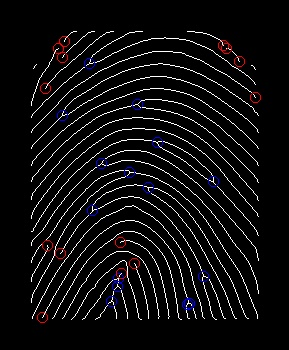
#> input picture extacted_image.jpg, 289 x 350 px; its folder holds only this picture in this run
$ python -i main.py   (imports and definitions only)
#> lines starting #> are read from the running program, lines starting #| are printed output that depends on the picture; after the words box and inside, x2 and y2 are one past the last pixel; in counts of white or black regions, pixels touching at a corner belong together
### FeatureExtraction.py
import numpy as np
from skimage import io
import glob
import random
import imageio
import PIL, cv2
import pandas as pd
import matplotlib.pyplot as plt
from skimage.morphology import convex_hull_image, erosion
from skimage.morphology import square
import matplotlib.image as mpimg
import skimage
import math
from scipy.ndimage.filters import convolve
from PIL import Image,ImageFilter
from skimage.feature import hessian_matrix, hessian_matrix_eigvals


def getTerminationBifurcation(img, mask):
    img = img == 255;
    (rows, cols) = img.shape;
    minutiaeTerm = np.zeros(img.shape);
    minutiaeBif = np.zeros(img.shape);

    for i in range(1, rows - 1):
        for j in range(1, cols - 1):
            if (img[i][j] == 1):
                block = img[i - 1:i + 2, j - 1:j + 2];
                block_val = np.sum(block);
                if (block_val == 2):
                    minutiaeTerm[i, j] = 1;
                elif (block_val == 4):
                    minutiaeBif[i, j] = 1;

    mask = convex_hull_image(mask > 0)
    mask = erosion(mask, square(5))
    minutiaeTerm = np.uint8(mask) * minutiaeTerm
    return (minutiaeTerm, minutiaeBif)

class MinutiaeFeature(object):
    def __init__(self, locX, locY, Orientation, Type):
        self.locX = locX;
        self.locY = locY;
        self.Orientation = Orientation;
        self.Type = Type;

    def __str__(self):
        return ("%d %d %f %s" % (self.locX, self.locY, self.Orientation, self.Type))

def computeAngle(block, minutiaeType):
    angle = 0
    (blkRows, blkCols) = np.shape(block);
    CenterX, CenterY = (blkRows - 1) / 2, (blkCols - 1) / 2
    if (minutiaeType.lower() == 'termination'):
        sumVal = 0;
        for i in range(blkRows):
            for j in range(blkCols):
                if ((i == 0 or i == blkRows - 1 or j == 0 or j == blkCols - 1) and block[i][j] != 0):
                    angle = -math.degrees(math.atan2(i - CenterY, j - CenterX))
                    sumVal += 1
                    if (sumVal > 1):
                        angle = float('nan');
        return (angle)
    elif (minutiaeType.lower() == 'bifurcation'):
        (blkRows, blkCols) = np.shape(block);
        CenterX, CenterY = (blkRows - 1) / 2, (blkCols - 1) / 2
        angle = []
        sumVal = 0;
        for i in range(blkRows):
            for j in range(blkCols):
                if ((i == 0 or i == blkRows - 1 or j == 0 or j == blkCols - 1) and block[i][j] != 0):
                    angle.append(-math.degrees(math.atan2(i - CenterY, j - CenterX)))
                    sumVal += 1
        if (sumVal != 3):
            angle = float('nan')
        return (angle)

def extractMinutiaeFeatures(skel, minutiaeTerm, minutiaeBif):
    FeaturesTerm = []
    orent = []

    minutiaeTerm = skimage.measure.label(minutiaeTerm, connectivity=2);
    RP = skimage.measure.regionprops(minutiaeTerm)

    WindowSize = 2
    FeaturesTerm = []
    for i in RP:
        (row, col) = np.int16(np.round(i['Centroid']))
        block = skel[row - WindowSize:row + WindowSize + 1, col - WindowSize:col + WindowSize + 1]
        angle = computeAngle(block, 'Termination')
        orent.append(angle)
        FeaturesTerm.append(MinutiaeFeature(row, col, angle, 'Termination'))

    FeaturesBif = []
    minutiaeBif = skimage.measure.label(minutiaeBif, connectivity=2);
    RP = skimage.measure.regionprops(minutiaeBif)
    WindowSize = 1
    for i in RP:
        (row, col) = np.int16(np.round(i['Centroid']))
        block = skel[row - WindowSize:row + WindowSize + 1, col - WindowSize:col + WindowSize + 1]
        angle = computeAngle(block, 'Bifurcation')
        orent.append(angle)
        FeaturesBif.append(MinutiaeFeature(row, col, angle, 'Bifurcation'))

    return (FeaturesTerm, FeaturesBif)


def ShowResults(skel, TermLabel, BifLabel):
    minutiaeBif = TermLabel * 0;
    minutiaeTerm = BifLabel * 0;
    (rows, cols) = skel.shape
    DispImg = np.zeros((rows, cols, 3), np.uint8)
    DispImg[:, :, 0] = skel;
    DispImg[:, :, 1] = skel;
    DispImg[:, :, 2] = skel;

    RP = skimage.measure.regionprops(BifLabel)
    bifCoord = ""
    termCoord = ""
    for idx, i in enumerate(RP):
        (row, col) = np.int16(np.round(i['Centroid']))
        minutiaeBif[row, col] = 1;
        (rr, cc) = skimage.draw.circle_perimeter(row, col, 5);
        skimage.draw.set_color(DispImg, (rr, cc), (255, 0, 0));
        bifCoord += ("x=%d|y=%d|%s||" % (row, col, 'B'))

    RP = skimage.measure.regionprops(TermLabel)
    for idx, i in enumerate(RP):
        (row, col) = np.int16(np.round(i['Centroid']))
        minutiaeTerm[row, col] = 1;
        (rr, cc) = skimage.draw.circle_perimeter(row, col, 5);
        skimage.draw.set_color(DispImg, (rr, cc), (0, 0, 255));
        termCoord += ("x=%d|y=%d|%s||" % (row, col, 'T'))

    # [4 lines of commented-out code are left out]
    return DispImg

### main.py
from functions import Functions
from enhancement import FingerprintImageEnhancer
import FeatureExtraction
import cv2
from PIL import Image, ImageDraw

import numpy as np
from skimage import io
import glob
import random
import imageio
import PIL, cv2
import pandas as pd
import matplotlib.pyplot as plt
from skimage.morphology import convex_hull_image, erosion
from skimage.morphology import square
import matplotlib.image as mpimg
import skimage
import math
from scipy.ndimage.filters import convolve
from PIL import Image,ImageFilter
from skimage.feature import hessian_matrix, hessian_matrix_eigvals

# [13 lines of commented-out code are left out]


def Run(path):
    # Data Binarization
    input_image_path = path
    output_image_path = "finger_after_binarization.jpeg"

    binary_image = Functions.binarize_image(input_image_path)
    cv2.imwrite(output_image_path, binary_image)

    # Resize image
    image_path = "finger_after_binarization.jpeg"  # Replace with the path to your image
    new_width = 200  # Specify the new width of the image
    new_height = 500  # Specify the new height of the image

    Functions.resize_image(image_path, new_width, new_height)

    # # Sharp Crop
    # img = Image.open(r"resized_image.jpg")
    #
    # left = 10
    # top = 40
    # right = 300
    # bottom = 500
    #
    # img_res = img.crop((left, top, right, bottom))
    #
    # # Save the cropped image
    # img_res.save(r"Sharp_cropped_finger.jpg")

    image_path = "resized_image.jpg"  # Replace with the path to your image
    crop_height = 350  # Specify the height of the crop
    oval_width_ratio = 0.9  # Specify the ratio of the oval width to the image width (0.0 to 1.0)

    cropped_image = Functions.crop_top_oval(image_path, crop_height, oval_width_ratio)
    cropped_image.save("Oval_cropped_finger.jpg")  # Replace with the desired path to save the cropped image

    image_enhancer = FingerprintImageEnhancer()         # Create object called image_enhancer
    img = cv2.imread('Oval_cropped_finger.jpg', 0)

    enhanced_img = image_enhancer.enhance(img)     # run image enhancer
    image_enhancer.save_image(enhanced_img, 'Application_enhance.jpg')   # save enhanced image


# -------------------------
def minext(path):
#> called with path = 'extacted_image.jpg'
    print(path)
    enhanced_image = cv2.imread(path, 0)  # Read as grayscale
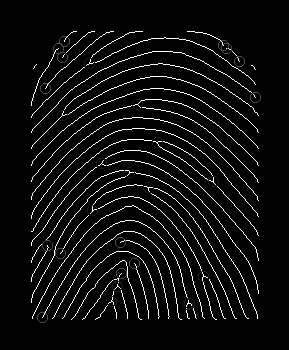
#> enhanced_image: shape (350, 289); min 0, max 255, mean 14.4
    print(enhanced_image)
#> (printed output is left out)
    ret11, img1 = cv2.threshold(enhanced_image, 0, 255, cv2.THRESH_BINARY+cv2.THRESH_OTSU)
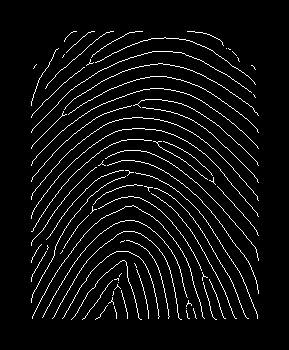
#> img1: shape (350, 289); 5.3% white in thin lines or dots, all inside (x1, y1, x2, y2) = (31, 31, 259, 320)
#> ret11 = 81

    skel1 = skimage.morphology.skeletonize(img1)
    skel1 = np.uint8(skel1)*255;
    mask1 = img1*255;

    (minutiaeTerm1, minutiaeBif1) = FeatureExtraction.getTerminationBifurcation(skel1, mask1);
#> after the loop in getTerminationBifurcation, `for i in range(1, rows - 1):`:
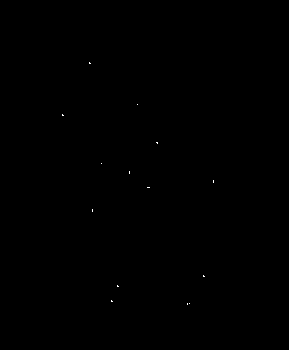
#> minutiaeBif: shape (350, 289) float64; values 0 (black) and 1 (white), 0.03% white in thin lines or dots, all inside (x1, y1, x2, y2) = (62, 62, 214, 305)
#> after the loop in getTerminationBifurcation, `for i in range(1, rows - 1):`:
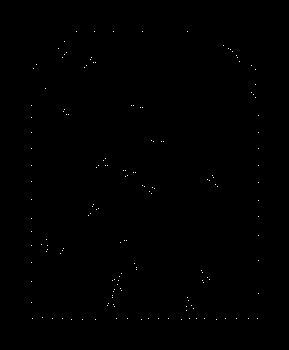
#> minutiaeTerm: shape (350, 289) float64; values 0 (black) and 1 (white), 0.16% white in thin lines or dots, all inside (x1, y1, x2, y2) = (31, 31, 259, 320)
#> in getTerminationBifurcation, `mask = convex_hull_image(mask > 0)`: mask: shape (350, 289) bool; 63.2% white; 1 black region, box (x1, y1, x2, y2) and area: (0, 0, 289, 350) 37218
#> in getTerminationBifurcation, `mask = erosion(mask, square(5))`:
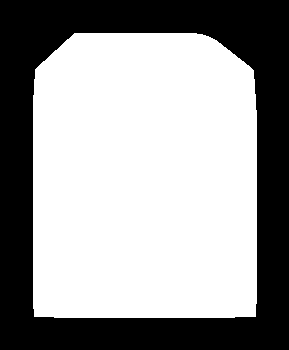
#> mask: shape (350, 289) bool; 61.2% white; 1 black region, box (x1, y1, x2, y2) and area: (0, 0, 289, 350) 39270
#> in getTerminationBifurcation, `minutiaeTerm = np.uint8(mask) * minutiaeTerm`: minutiaeTerm: shape (350, 289) float64; values 0 (black) and 1 (white), 0.1% white in thin lines or dots, all inside (x1, y1, x2, y2) = (41, 48, 256, 311)
    FeaturesTerm1, FeaturesBif1 = FeatureExtraction.extractMinutiaeFeatures(skel1, minutiaeTerm1, minutiaeBif1)
#> in extractMinutiaeFeatures, `minutiaeTerm = skimage.measure.label(minutiaeTerm, connectivity=2);`: minutiaeTerm: shape (350, 289) int64; 101 distinct labels, from 0 to 100
#> in extractMinutiaeFeatures, `RP = skimage.measure.regionprops(minutiaeTerm)`: RP = 100 regions; largest, box (x1, y1, x2, y2) and area: (58, 48, 59, 49) 1, (66, 52, 67, 53) 1, (64, 54, 65, 55) 1, (62, 57, 63, 58) 1, (91, 57, 92, 58) 1
#> the loop in extractMinutiaeFeatures, `for i in RP:` made 100 passes
#> (row, col) on passes 1 to 12: (48, 58), (52, 66), (54, 64), (57, 62), (57, 91), (57, 237), (59, 90), (61, 239), (62, 93), (62, 95), (65, 86), (67, 84)
#> (row, col, angle) on pass 54: (206, 92, 0)
#> in extractMinutiaeFeatures, `minutiaeBif = skimage.measure.label(minutiaeBif, connectivity=2);`: minutiaeBif: shape (350, 289) int64; 15 distinct labels, from 0 to 14
#> the loop in extractMinutiaeFeatures, `for i in RP:` made 14 passes

    BifLabel1 = skimage.measure.label(minutiaeBif1, connectivity=1);
    TermLabel1 = skimage.measure.label(minutiaeTerm1, connectivity=1);
    res1 = FeatureExtraction.ShowResults(skel1, TermLabel1, BifLabel1)
#> in ShowResults, `minutiaeBif = TermLabel * 0;`: minutiaeBif: shape (350, 289) int64; every value is 0
#> the loop in ShowResults, `for idx, i in enumerate(RP):` made 14 passes
#> after the loop in ShowResults, `for idx, i in enumerate(RP):`:
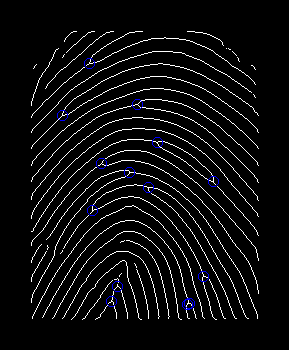
#> DispImg: shape (350, 289, 3); mean of channels 0, 1, 2 14.6, 13.6, 13.6; drawn as B, G, R
#> after the loop in ShowResults, `for idx, i in enumerate(RP):`: minutiaeBif: shape (350, 289) int64; values 0 (black) and 1 (white), 0.01% white in thin lines or dots, all inside (x1, y1, x2, y2) = (62, 63, 214, 305)
#> the loop in ShowResults, `for idx, i in enumerate(RP):` made 100 passes
#> after the loop in ShowResults, `for idx, i in enumerate(RP):`:
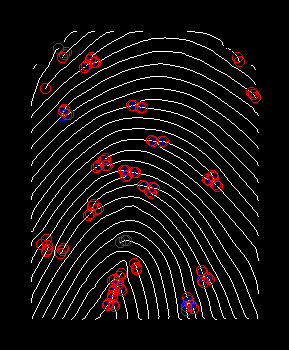
#> DispImg: shape (350, 289, 3); 2.36% of pixels changed, all inside (x1, y1, x2, y2) = (36, 43, 261, 316); drawn as B, G, R
    # res1.save_image(extacted_image, 'extacted_image.jpg')   # save enhanced image
    cv2.imwrite('extracted_image.jpg', res1)


# if __name__ == '__main__':
#     Run("F_L3C.jpg")
#     minext("Application_enhance.jpg")

>>> result = minext('extacted_image.jpg')

$ run again, on Application_enhance.jpg
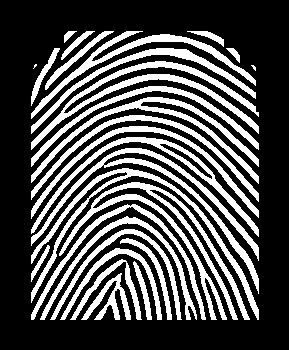
#> input picture Application_enhance.jpg, 289 x 350 px
#> in minext, enhanced_image is the input picture: shape (350, 289); min 0, max 255, mean 79.2
#> (printed output is left out)
#> img1: shape (350, 289); 31% white; 28 white regions (2 under 20 px), largest, box (x1, y1, x2, y2) and area: (59, 182, 250, 320) 3267, (31, 61, 259, 150) 2729, (31, 148, 259, 294) 2694
#> ret11 = 8
#> in extractMinutiaeFeatures, `RP = skimage.measure.regionprops(minutiaeTerm)`: RP = 14 regions; largest, box (x1, y1, x2, y2) and area: (64, 41, 65, 42) 1, (223, 45, 224, 46) 1, (58, 48, 59, 49) 1, (226, 48, 227, 49) 1, (62, 57, 63, 58) 1
#> the loop in extractMinutiaeFeatures, `for i in RP:` made 14 passes
#> (row, col, angle) on passes 1 to 8: (41, 64, 63.43), (45, 223, 116.6), (48, 58, -153.4), (48, 226, 0), (57, 62, 63.43), (61, 239, 116.6), (88, 45, 63.43), (97, 255, 116.6)
#> after the loop in extractMinutiaeFeatures, `for i in RP:`: FeaturesTerm = 14 items; orent = [63.43, 116.6, -153.4, 0, 63.43, 116.6, 63.43, 116.6, 26.57, -63.43, 45, -63.43, -135, 63.43]
#> in extractMinutiaeFeatures, `RP = skimage.measure.regionprops(minutiaeBif)`: RP = 15 regions; largest, box (x1, y1, x2, y2) and area: (89, 62, 91, 64) 3, (62, 114, 64, 116) 3, (156, 142, 158, 144) 3, (129, 171, 130, 174) 3, (213, 180, 214, 183) 3
#> the loop in extractMinutiaeFeatures, `for i in RP:` made 15 passes
#> (row, col, block) on passes 1 to 5: (63, 89, [[0, 255, 0], [0, 255, 255], [255, 0, 0]]), (104, 137, [[0, 0, 255], [255, 255, 0], [0, 0, 255]]), (115, 62, [[0, 255, 0], [0, 255, 255], [255, 0, 0]]), (142, 157, [[0, 0, 255], [255, 255, 0], [0, 255, 0]]), (163, 101, [[0, 0, 255], [0, 255, 0], [255, 0, 255]])
#> after the loop in extractMinutiaeFeatures, `for i in RP:`: FeaturesBif = 15 items; orent = 29 items, first 6: 63.43, 116.6, -153.4, 0, 63.43, 116.6
#> FeaturesTerm1 = 14 items; FeaturesBif1 = 15 items
#> the loop in ShowResults, `for idx, i in enumerate(RP):` made 15 passes
#> (row, col) on passes 1, 3, 4, 5, 6, 7, 8, 9: (63, 89), (115, 62), (142, 157), (163, 101), (172, 129), (181, 213), (187, 148), (210, 92)
#> in ShowResults, `RP = skimage.measure.regionprops(TermLabel)`: RP = 14 regions; largest, box (x1, y1, x2, y2) and area: (64, 41, 65, 42) 1, (223, 45, 224, 46) 1, (58, 48, 59, 49) 1, (226, 48, 227, 49) 1, (62, 57, 63, 58) 1
#> the loop in ShowResults, `for idx, i in enumerate(RP):` made 14 passes
#> (row, col) on passes 1, 4, 5, 6, 7, 8, 9, 10: (41, 64), (48, 226), (57, 62), (61, 239), (88, 45), (97, 255), (242, 120), (245, 47)
#> after the loop in ShowResults, `for idx, i in enumerate(RP):`:
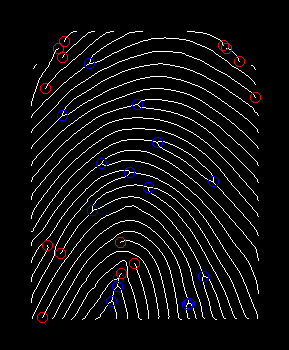
#> DispImg: shape (350, 289, 3); mean of channels 0, 1, 2 14.6, 13.6, 14.5; drawn as B, G, R
